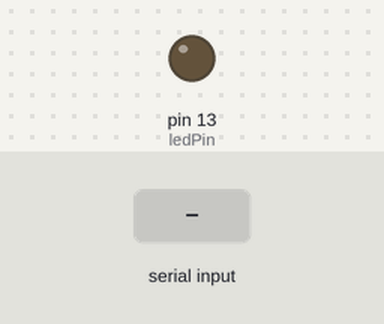
The sketch below on a simulated Arduino Uno, built with avr-gcc and run on an emulated ATmega328P. Parts: output pins drawn as LEDs (lit = HIGH). The inputs (shaded band) are chosen by the test bench.

Above: at 1.2 s.
1.3 s: "H" received over Serial
At 2.5 s:
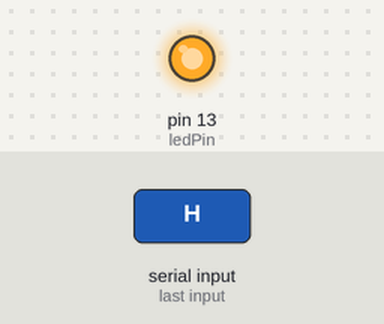
2.8 s: "L" received over Serial
At 3.8 s:
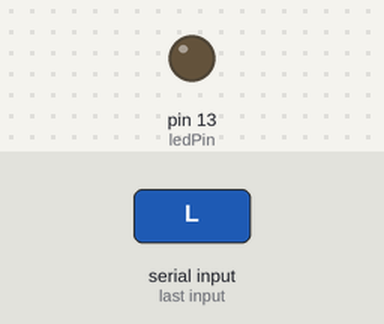
Timing chart, 0 to 5.8 s (numbered marks = the images above; inputs shaded):
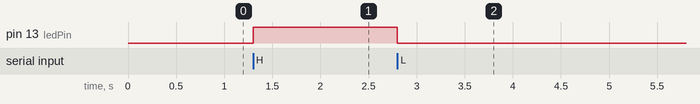

The sketch:

PhysicalPixel.ino
```cpp
#include <Arduino.h>
#include <string.h>

const int ledPin = 13;
int incomingByte;

void setup() {
    Serial.begin(9600);
    pinMode(ledPin, OUTPUT);
}

void loop() {
    if (Serial.available() > 0) {
        incomingByte = Serial.read();
        if (incomingByte == 'H') {
            digitalWrite(ledPin, HIGH);
        }

        if (incomingByte == 'L'){
            digitalWrite(ledPin, LOW);
        }
    }
}
```

Measured:
- after the input at 1.3 s, pin 13 (ledPin): LOW → HIGH at once
- after the input at 2.8 s, pin 13 (ledPin): HIGH → LOW at once
